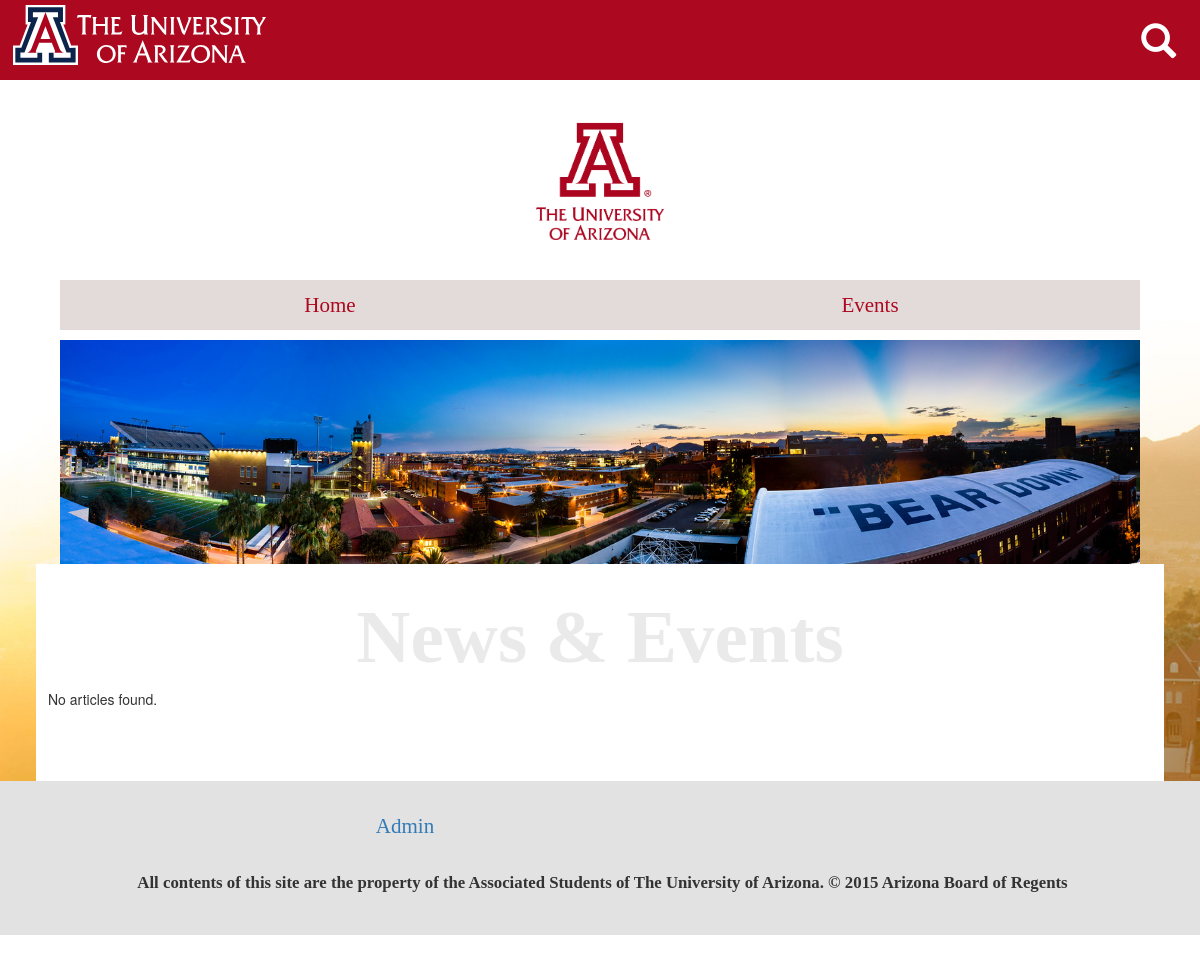
The app's page /newsfeed.php with its own data.
### tables this page shows
CREATE TABLE Links
(
	id		int NOT NULL auto_increment primary key,
	title		varchar(100) NOT NULL,
	link		varchar(255) NOT NULL,
	placement	varchar( 20 ) NOT NULL
);

### database.php (called while the page is built, shortened)
<?php
class Database
{
	public static function connect()
	{
		static $conn;
		if ( $conn )
			return $conn;
		$dbName = Config::$DB_NAME;
		$dbUser = Config::$DB_USER;
		$dbPass = Config::$DB_PASS;
		$dbHost = Config::$DB_HOST;
		$dataSrc = "mysql:host={$dbHost};dbname={$dbName}";
		try
		{
			$conn = new PDO( $dataSrc, $dbUser , $dbPass );
			$conn->setAttribute( PDO::ATTR_DEFAULT_FETCH_MODE, PDO::FETCH_ASSOC );
		}
		catch ( PDOException $e )
		{
			self::logError( "Error establishing Connection\n{$e->getMessage()}\n" );
			exit();
		}
		return $conn;
	}
	public static function getLinksByPlacement( $placement )
	{
		$placement = strtolower( $placement );
		$args = array( $placement );
		$conn = self::connect();
		$stmt = $conn->prepare( "SELECT * FROM Links WHERE placement=?" );
		$stmt->execute( $args );
		return $stmt->fetchAll();
	}
}
?>

### newsfeed.php (the view, shortened to what this page needs)
<?php
    require_once './banner.php';
    $articles = Database::getAllArticles();
?>
<!doctype html>
<html>
<head>
	<link rel="stylesheet" type="text/css" href="css/main.css">
	<link rel="stylesheet" type="text/css" href="css/fonts.css">
	<link rel="stylesheet" type="text/css" href="css/xbbcode.css">
	<link href="https://maxcdn.bootstrapcdn.com/bootstrap/3.3.6/css/bootstrap.min.css" rel="stylesheet">
    	<link rel="stylesheet" href="https://maxcdn.bootstrapcdn.com/font-awesome/4.5.0/css/font-awesome.min.css">
</head>
<body>
	<div class="header theme-red">
		<div class="ua_header  clearfix">
				<a href="http://www.arizona.edu/">
			<div class="left">
				<img src="images/svg+xml.svg">
			</div>
				</a>
			<div class="pull-right">
				<a href="#">
					<span class="glyphicon glyphicon-search"></span>
				</a>
			</div>
		</div>
	</div>
	<div class="logo">
		<a href="index.php">
			<img src="images/logo.png" />
		</a>
	</div>
	<div class="nav row">
		<?php outputHeaderLinks();?>
	</div>
<div class="main_content">
	<div class="jumbotron_area">
		<img src="images/140728-eng-rooftop-0037-x3.jpg" />
	</div>
	<div class="contentpage">
		<div class="newsAbout">
			<?php if ( isset($_GET['search'])) {
			echo '<h1> Search Results</h1>';
			$articles = Database::searchArticles( $_GET['search'] );
			} else {
			echo '<h1> News & Events</h1>';
			}?>
		</div>
			<?php
			if (empty($articles)) {
				echo "No articles found.";
				} ?>
		<div id="pageindicator">
            <ul>
            </ul>
        </div>
	</div>
	<div class="footer">
		<div class="row">
			<div class="col col-sm-8  text-center">
				<?php outputFooterLinks(); ?>
			</div>
			<div class="col col-sm-4 text-center" >
			</div>
		</div>
		<br>
		<div class="row" style="font-size:0.8em; text-align:center;  font-weight: 900" >
		<p > All contents of this site are the property of the Associated Students of The University of Arizona. &copy; 2015 Arizona Board of Regents</p>
		</div>
	</div>
</body>
</html>

### banner.php (shortened to what this page needs)
<?php
require_once './database.php';
function outputHeaderLinks()
{
	$topLinks = Database::getLinksByPlacement("top");
	$len = count($topLinks);
	foreach($topLinks as $topLink)
	{
		$smallSize="col-xs-6";
		echo "<div class='nav_cel col-sm-". ceil(12/$len)." ".$smallSize." '><a href='${topLink['link']}'>${topLink["title"]}</a></div>";
	}
}
function outputFooterLinks()
{
	$bottomLinks = Database::getLinksByPlacement("bottom");
	foreach($bottomLinks as $key=>$bottomLink)
	{
		if ($key === count($bottomLinks) - 1)
		{
			echo '<a href="' . $bottomLink["link"] . '">' . $bottomLink["title"] . '</a>';
		}
		else
		{
			echo '<a href="' . $bottomLink["link"] . '">' . $bottomLink["title"] . '</a> - ';
		}
	}
}

### css/main.css (style rules this page uses)
.clearfix:after { content: ""; display: table; clear: both; }
body { width:100%; min-height: 1000px; position: relative; }
a { text-decoration: none !important; }
.theme-red { background: #AC0820; }
.logo { height: 200px; display: flex; align-items: center; justify-content: center; }
.logo img { margin: 10px; height: 120px; width:auto; }
.nav_cel { height:50px; list-style-type: none; margin: 0; overflow: hidden; background-color: #e3dada; text-align: center; line-height: 50px; }
.nav_cel a { font-family: MiloOT-Bold; font-size: 1.5em; color: white; text-align: center; padding: 6px 8px; border-radius: 5px; color: #AC0820; text-decoration: none; }
.jumbotron_area { white-space: nowrap; text-align: center; overflow: hidden; }
.jumbotron_area img { width: 90%; }
.header { height: 80px; //border: 1px solid black; width: 100%; }
.ua_header { height: 60px; padding: 10px; }
.ua_header .left { position: absolute; top:5px; }
.ua_header img { margin-left: 3px; height: 60px; }
.pull-right { float: none; right:0px; height: 60px; }
.pull-right .glyphicon-search { line-height: 60px; font-size: 2.5em; color: white; padding-right: 10px; transition: all .3s ; }
.main_content { position: relative; }
.contentpage { background-color: white; margin: 0 3%; padding: 1%; }
.footer { //height:100px; background: #e2e2e2; padding:30px; font-family:MiloOT-Thin; font-size: 1.5em; }
.newsAbout h1 { font-size: 75px; color: rgba(229, 229, 229, 0.8); text-align: center; font-family: MiloOT-Thin; font-weight: bold; }
.newsbox h1, h2, p { padding-left: 5px; }
#pageindicator ul { margin: 0; padding: 30px; list-style-type: none; text-align:center; }

### newsfeed.php (style rules this page uses)
.nav { width: 90%; margin: 0 auto; margin-bottom: 10px; }

### records on screen
links: title "Home"
links: title "Events"
links: title "Admin"
